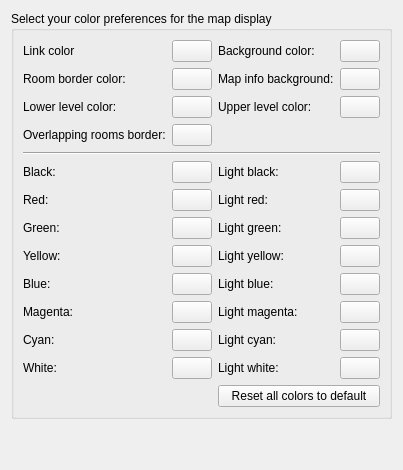
     <widget class="QWidget" name="tab_mapperColors">
      <attribute name="title">
       <string>Mapper colors</string>
      </attribute>
      <layout class="QVBoxLayout" name="vBoxLayout_tab_mapperColors">
       <item>
        <widget class="QGroupBox" name="groupBox_mapperColors">
         <property name="title">
          <string>Select your color preferences for the map display</string>
         </property>
         <layout class="QGridLayout" name="gridLayout_groupBox_mapperColors">
          <item row="0" column="0">
           <widget class="QLabel" name="label_39">
            <property name="text">
             <string>Link color</string>
            </property>
            <property name="buddy">
             <cstring>pushButton_foreground_color_2</cstring>
            </property>
           </widget>
          </item>
          <item row="0" column="1">
           <widget class="QPushButton" name="pushButton_foreground_color_2">
            <property name="autoFillBackground">
             <bool>true</bool>
            </property>
            <property name="styleSheet">
             <string notr="true"/>
            </property>
            <property name="text">
             <string/>
            </property>
           </widget>
          </item>
          <item row="0" column="2">
           <widget class="QLabel" name="label_40">
            <property name="text">
             <string>Background color:</string>
            </property>
            <property name="buddy">
             <cstring>pushButton_background_color_2</cstring>
            </property>
           </widget>
          </item>
          <item row="0" column="3">
           <widget class="QPushButton" name="pushButton_background_color_2">
            <property name="autoFillBackground">
             <bool>true</bool>
            </property>
            <property name="text">
             <string/>
            </property>
           </widget>
          </item>
          <item row="1" column="0">
           <widget class="QLabel" name="label_4">
            <property name="text">
             <string>Room border color:</string>
            </property>
            <property name="buddy">
             <cstring>pushButton_roomBorderColor</cstring>
            </property>
           </widget>
          </item>
          <item row="1" column="1">
           <widget class="QPushButton" name="pushButton_roomBorderColor">
            <property name="autoFillBackground">
             <bool>true</bool>
            </property>
            <property name="text">
             <string/>
            </property>
           </widget>
          </item>
          <item row="1" column="2">
           <widget class="QLabel" name="label_mapInfoBg">
            <property name="text">
             <string>Map info background:</string>
            </property>
            <property name="buddy">
             <cstring>pushButton_mapInfoBg</cstring>
            </property>
           </widget>
          </item>
          <item row="1" column="3">
           <widget class="QPushButton" name="pushButton_mapInfoBg">
            <property name="text">
             <string/>
            </property>
           </widget>
          </item>
          <item row="2" column="0">
           <widget class="QLabel" name="label_lowerLevelColor">
            <property name="text">
             <string>Lower level color:</string>
            </property>
            <property name="buddy">
             <cstring>pushButton_lowerLevelColor</cstring>
            </property>
           </widget>
          </item>
          <item row="2" column="1">
           <widget class="QPushButton" name="pushButton_lowerLevelColor">
            <property name="autoFillBackground">
             <bool>true</bool>
            </property>
            <property name="text">
             <string/>
            </property>
           </widget>
          </item>
          <item row="2" column="2">
           <widget class="QLabel" name="label_upperLevelColor">
            <property name="text">
             <string>Upper level color:</string>
            </property>
            <property name="buddy">
             <cstring>pushButton_upperLevelColor</cstring>
            </property>
           </widget>
          </item>
          <item row="2" column="3">
           <widget class="QPushButton" name="pushButton_upperLevelColor">
            <property name="autoFillBackground">
             <bool>true</bool>
            </property>
            <property name="text">
             <string/>
            </property>
           </widget>
          </item>
          <item row="3" column="0">
           <widget class="QLabel" name="label_pushButton_roomCollisionBorderColor">
            <property name="text">
             <string>Overlapping rooms border:</string>
            </property>
            <property name="buddy">
             <cstring>pushButton_roomCollisionBorderColor</cstring>
            </property>
           </widget>
          </item>
          <item row="3" column="1">
           <widget class="QPushButton" name="pushButton_roomCollisionBorderColor">
            <property name="autoFillBackground">
             <bool>true</bool>
            </property>
            <property name="text">
             <string/>
            </property>
           </widget>
          </item>
          <item row="4" column="0" colspan="4">
           <widget class="Line" name="line_mapperColorsSeparator">
            <property name="orientation">
             <enum>Qt::Horizontal</enum>
            </property>
           </widget>
          </item>
          <item row="5" column="0">
           <widget class="QLabel" name="label_17">
            <property name="text">
             <string>Black:</string>
            </property>
            <property name="buddy">
             <cstring>pushButton_black_2</cstring>
            </property>
           </widget>
          </item>
          <item row="5" column="1">
           <widget class="QPushButton" name="pushButton_black_2">
            <property name="autoFillBackground">
             <bool>true</bool>
            </property>
            <property name="text">
             <string/>
            </property>
           </widget>
          </item>
          <item row="5" column="2">
           <widget class="QLabel" name="label_49">
            <property name="text">
             <string>Light black:</string>
            </property>
            <property name="buddy">
             <cstring>pushButton_Lblack_2</cstring>
            </property>
           </widget>
          </item>
          <item row="5" column="3">
           <widget class="QPushButton" name="pushButton_Lblack_2">
            <property name="autoFillBackground">
             <bool>true</bool>
            </property>
            <property name="text">
             <string/>
            </property>
           </widget>
          </item>
          <item row="6" column="0">
           <widget class="QLabel" name="label_42">
            <property name="text">
             <string>Red:</string>
            </property>
            <property name="buddy">
             <cstring>pushButton_red_2</cstring>
            </property>
           </widget>
          </item>
          <item row="6" column="1">
           <widget class="QPushButton" name="pushButton_red_2">
            <property name="autoFillBackground">
             <bool>true</bool>
            </property>
            <property name="text">
             <string/>
            </property>
           </widget>
          </item>
          <item row="6" column="2">
           <widget class="QLabel" name="label_50">
            <property name="text">
             <string>Light red:</string>
            </property>
            <property name="buddy">
             <cstring>pushButton_Lred_2</cstring>
            </property>
           </widget>
          </item>
          <item row="6" column="3">
           <widget class="QPushButton" name="pushButton_Lred_2">
            <property name="autoFillBackground">
             <bool>true</bool>
            </property>
            <property name="text">
             <string/>
            </property>
           </widget>
          </item>
          <item row="7" column="0">
           <widget class="QLabel" name="label_43">
            <property name="text">
             <string>Green:</string>
            </property>
            <property name="buddy">
             <cstring>pushButton_green_2</cstring>
            </property>
           </widget>
          </item>
          <item row="7" column="1">
           <widget class="QPushButton" name="pushButton_green_2">
            <property name="autoFillBackground">
             <bool>true</bool>
            </property>
            <property name="text">
             <string/>
            </property>
           </widget>
          </item>
          <item row="7" column="2">
           <widget class="QLabel" name="label_51">
            <property name="text">
             <string>Light green:</string>
            </property>
            <property name="buddy">
             <cstring>pushButton_Lgreen_2</cstring>
            </property>
           </widget>
          </item>
          <item row="7" column="3">
           <widget class="QPushButton" name="pushButton_Lgreen_2">
            <property name="autoFillBackground">
             <bool>true</bool>
            </property>
            <property name="text">
             <string/>
            </property>
           </widget>
          </item>
          <item row="8" column="0">
           <widget class="QLabel" name="label_48">
            <property name="text">
             <string>Yellow:</string>
            </property>
            <property name="buddy">
             <cstring>pushButton_yellow_2</cstring>
            </property>
           </widget>
          </item>
          <item row="8" column="1">
           <widget class="QPushButton" name="pushButton_yellow_2">
            <property name="autoFillBackground">
             <bool>true</bool>
            </property>
            <property name="text">
             <string/>
            </property>
           </widget>
          </item>
          <item row="8" column="2">
           <widget class="QLabel" name="label_52">
            <property name="text">
             <string>Light yellow:</string>
            </property>
            <property name="buddy">
             <cstring>pushButton_Lyellow_2</cstring>
            </property>
           </widget>
          </item>
          <item row="8" column="3">
           <widget class="QPushButton" name="pushButton_Lyellow_2">
            <property name="autoFillBackground">
             <bool>true</bool>
            </property>
            <property name="text">
             <string/>
            </property>
           </widget>
          </item>
          <item row="9" column="0">
           <widget class="QLabel" name="label_44">
            <property name="text">
             <string>Blue:</string>
            </property>
            <property name="buddy">
             <cstring>pushButton_blue_2</cstring>
            </property>
           </widget>
          </item>
          <item row="9" column="1">
           <widget class="QPushButton" name="pushButton_blue_2">
            <property name="autoFillBackground">
             <bool>true</bool>
            </property>
            <property name="text">
             <string/>
            </property>
           </widget>
          </item>
          <item row="9" column="2">
           <widget class="QLabel" name="label_53">
            <property name="text">
             <string>Light blue:</string>
            </property>
            <property name="buddy">
             <cstring>pushButton_Lblue_2</cstring>
            </property>
           </widget>
          </item>
          <item row="9" column="3">
           <widget class="QPushButton" name="pushButton_Lblue_2">
            <property name="autoFillBackground">
             <bool>true</bool>
            </property>
            <property name="text">
             <string/>
            </property>
           </widget>
          </item>
          <item row="10" column="0">
           <widget class="QLabel" name="label_45">
            <property name="text">
             <string>Magenta:</string>
            </property>
            <property name="buddy">
             <cstring>pushButton_magenta_2</cstring>
            </property>
           </widget>
          </item>
          <item row="10" column="1">
           <widget class="QPushButton" name="pushButton_magenta_2">
            <property name="autoFillBackground">
             <bool>true</bool>
            </property>
            <property name="text">
             <string/>
            </property>
           </widget>
          </item>
          <item row="10" column="2">
           <widget class="QLabel" name="label_54">
            <property name="text">
             <string>Light magenta:</string>
            </property>
            <property name="buddy">
             <cstring>pushButton_Lmagenta_2</cstring>
            </property>
           </widget>
          </item>
          <item row="10" column="3">
           <widget class="QPushButton" name="pushButton_Lmagenta_2">
            <property name="autoFillBackground">
             <bool>true</bool>
            </property>
            <property name="text">
             <string/>
            </property>
           </widget>
          </item>
          <item row="11" column="0">
           <widget class="QLabel" name="label_46">
            <property name="text">
             <string>Cyan:</string>
            </property>
            <property name="buddy">
             <cstring>pushButton_cyan_2</cstring>
            </property>
           </widget>
          </item>
          <item row="11" column="1">
           <widget class="QPushButton" name="pushButton_cyan_2">
            <property name="autoFillBackground">
             <bool>true</bool>
            </property>
            <property name="text">
             <string/>
            </property>
           </widget>
          </item>
          <item row="11" column="2">
           <widget class="QLabel" name="label_55">
            <property name="text">
             <string>Light cyan:</string>
            </property>
            <property name="buddy">
             <cstring>pushButton_Lcyan_2</cstring>
            </property>
           </widget>
          </item>
          <item row="11" column="3">
           <widget class="QPushButton" name="pushButton_Lcyan_2">
            <property name="autoFillBackground">
             <bool>true</bool>
            </property>
            <property name="text">
             <string/>
            </property>
           </widget>
          </item>
          <item row="12" column="0">
           <widget class="QLabel" name="label_47">
            <property name="text">
             <string>White:</string>
            </property>
            <property name="buddy">
             <cstring>pushButton_white_2</cstring>
            </property>
           </widget>
          </item>
          <item row="12" column="1">
           <widget class="QPushButton" name="pushButton_white_2">
            <property name="autoFillBackground">
             <bool>true</bool>
            </property>
            <property name="text">
             <string/>
            </property>
           </widget>
          </item>
          <item row="12" column="2">
           <widget class="QLabel" name="label_56">
            <property name="text">
             <string>Light white:</string>
            </property>
            <property name="buddy">
             <cstring>pushButton_Lwhite_2</cstring>
            </property>
           </widget>
          </item>
          <item row="12" column="3">
           <widget class="QPushButton" name="pushButton_Lwhite_2">
            <property name="autoFillBackground">
             <bool>true</bool>
            </property>
            <property name="text">
             <string/>
            </property>
           </widget>
          </item>
          <item row="13" column="2" colspan="2">
           <widget class="QPushButton" name="reset_colors_button_2">
            <property name="text">
             <string>Reset all colors to default</string>
            </property>
           </widget>
          </item>
         </layout>
        </widget>
       </item>
       <item>
        <spacer name="verticalSpacer_mapperColors">
         <property name="orientation">
          <enum>Qt::Vertical</enum>
         </property>
         <property name="sizeHint" stdset="0">
          <size>
           <width>20</width>
           <height>40</height>
          </size>
         </property>
        </spacer>
       </item>
      </layout>
     </widget>
